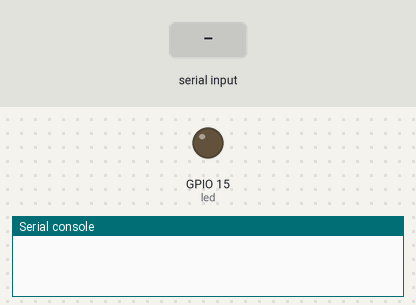
This program was run on a simulated ESP32 board running MicroPython. Parts: output pins drawn as LEDs (lit = HIGH), the last lines printed to the serial console. Inputs (shaded band) come from the test bench.

Above: at 1.2 s.
1.3 s: "LED_ON\n" received over the second serial link
At 2.1 s:
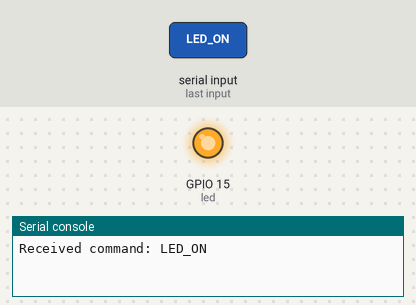
2.8 s: "LED_OFF\n" received over the second serial link
At 3.3 s:
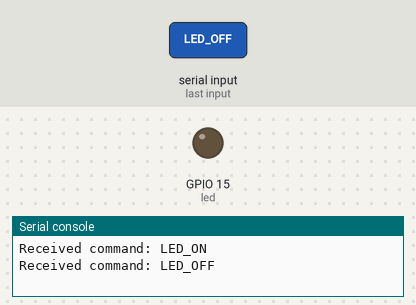
Timing chart, 0 to 5.8 s (numbered marks = the images above; inputs shaded):
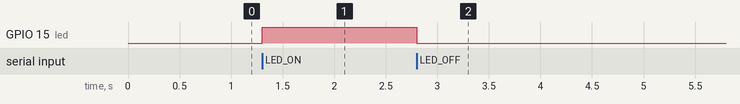

Measured:
- after the input at 1.3 s, GPIO 15 (led): LOW → HIGH at once
- after the input at 2.8 s, GPIO 15 (led): HIGH → LOW at once

The program:

esp32_commander.py
```python
from machine import UART, Pin
import time

# Setup UART on GPIO19 (TX) and GPIO20 (RX)
uart = UART(1, baudrate=115200, tx=Pin(19), rx=Pin(20))

# Optional: onboard LED indicator (adjust pin if necessary)
led = Pin(15, Pin.OUT)  # Adjust if you're using a different pin for onboard LED

def parse_command(command):
    command = command.strip()
    print("Received command:", command)

    if command == "LED_ON":
        led.value(1)
    elif command == "LED_OFF":
        led.value(0)
    elif command.startswith("SAY:"):
        message = command[4:]
        print("Message to speak:", message)
        # Forward this to audio_out if you're doing playback here
    else:
        print("Unknown command")

def listen_loop():
    buffer = b""
    while True:
        if uart.any():
            data = uart.read()
            if data:
                buffer += data
                if b"\n" in buffer:
                    lines = buffer.split(b"\n")
                    for line in lines[:-1]:
                        parse_command(line.decode().strip())
                    buffer = lines[-1]
        time.sleep(0.1)

listen_loop()
```
